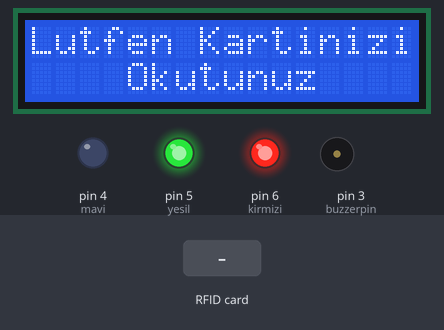
This sketch was run on a simulated Arduino Uno, built with avr-gcc and run on an emulated ATmega328P. On the bench: 16×2 character LCD, output pins drawn as LEDs (lit = HIGH), buzzer (waves = sounding). The inputs (shaded band) are chosen by the test bench. Pins used as bus, display or sensor lines are not drawn.

Above: at 1.3 s.
1.4 s: RFID card 5E 7A 19 C4 held to the reader
At 1.8 s:
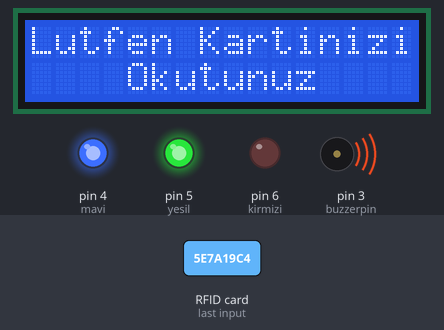
At 2.3 s:
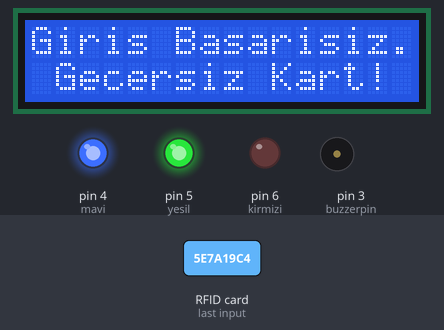
Timing chart, 0 to 6.5 s (numbered marks = the images above; inputs shaded):
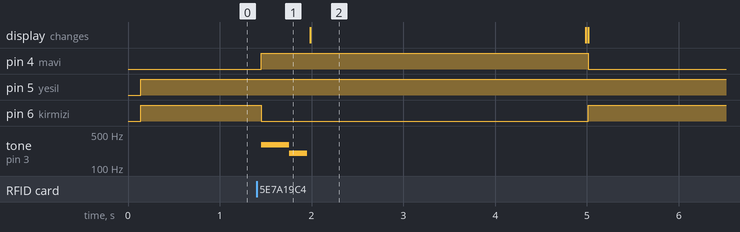

Measured:
- after the input at 1.4 s, pin 4 (mavi): LOW → HIGH after 0.05 s, → LOW 3.6 s later; pin 6 (kirmizi): HIGH → LOW after 0.05 s, → HIGH 3.6 s later; tone on pin 3 (buzzerpin): silent → 300 Hz after 0.05 s, → 200 Hz 0.30 s later, → silent 0.20 s later

The sketch:

Hafta3-Problem-Seti1.ino
```cpp
#include <MFRC522.h>
#include <SPI.h>
#include <LiquidCrystal_I2C.h>
int kirmizi = 6;
int yesil = 5;
int mavi = 4;

int buzzerpin = 3;

int RST_PIN = 9;
int SS_PIN = 10;

MFRC522 rfid(SS_PIN, RST_PIN);
byte ID[4] = {192,6,180,53};
LiquidCrystal_I2C lcd(0x27,16,2);

void setup() {
  pinMode(buzzerpin , OUTPUT);
   pinMode(kirmizi, OUTPUT);
  pinMode(yesil, OUTPUT);
  pinMode(mavi, OUTPUT);
  SPI.begin();
  rfid.PCD_Init();
  lcd.begin();

}

void loop() {
         lcd.setCursor(0,0);
        lcd.print("Lutfen Kartinizi");
        lcd.setCursor(0,1);
        lcd.print("    Okutunuz");
        digitalWrite(yesil,HIGH);
        digitalWrite(mavi,LOW);
        digitalWrite(kirmizi, HIGH);

  if ( ! rfid.PICC_IsNewCardPresent())    //Yeni kartın okunmasını bekliyoruz.
    return;

  if ( ! rfid.PICC_ReadCardSerial())      //Kart okunmadığı zaman bekliyoruz.
    return;

  if (rfid.uid.uidByte[0] == ID[0] &&     //Okunan kart ID'si ile ID değişkenini karşılaştırıyoruz.
    rfid.uid.uidByte[1] == ID[1] &&
    rfid.uid.uidByte[2] == ID[2] &&
    rfid.uid.uidByte[3] == ID[3] ) {
        digitalWrite(kirmizi,HIGH);
        digitalWrite(mavi,HIGH);
        digitalWrite(yesil, LOW);
        tone(buzzerpin , 1568);
        delay(100);
        tone(buzzerpin, 1075);
        delay(300);
        noTone(buzzerpin);
        lcd.setCursor(0,0);
        lcd.print("   Mehmet Bey   ");
        lcd.setCursor(0,1);
        lcd.print("  Hosgeldiniz!");
        delay(3000);
        lcd.clear();
    }
   else {
         digitalWrite(yesil,HIGH);
        digitalWrite(mavi,HIGH);
        digitalWrite(kirmizi, LOW);
        tone(buzzerpin , 300);
        delay(300);
        tone(buzzerpin, 200);
        delay(200);
        noTone(buzzerpin);
        lcd.setCursor(0,0);
        lcd.print("Giris Basarisiz.");
        lcd.setCursor(0,1);
        lcd.print(" Gecersiz Kart!");
        delay(3000);
        lcd.clear();
    }

    }
```
